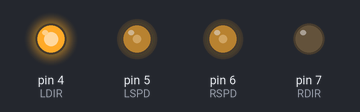
Recording of a sketch running on a simulated Arduino Uno, built with avr-gcc and run on an emulated ATmega328P. Parts: output pins drawn as LEDs (lit = HIGH).

Above: at 0.1 s.
Timing chart, 0 to 1.6 s (numbered marks = the images above):
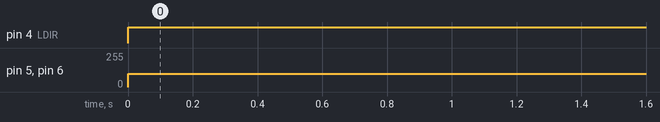

The sketch:

Mod2_A.ino
```cpp
#define LDIR 4
#define LSPD 5
#define RDIR 7
#define RSPD 6
void setup() {
  // put your setup code here, to run once:
  pinMode(LDIR, OUTPUT);
  pinMode(LSPD, OUTPUT);
  pinMode(RDIR, OUTPUT);
  pinMode(RSPD, OUTPUT);
}

void loop() {
  analogWrite(LSPD, 100);
  digitalWrite(LDIR, HIGH);
   analogWrite(RSPD, 100);
  digitalWrite(RDIR, LOW);
  // put your main code here, to run repeatedly:

}
```

Measured:
- by itself, pin 4 (LDIR): LOW → HIGH at 0.00 s
- by itself, pin 5 (LSPD), pin 6 (RSPD): 0/255 → 100/255 at 0.00 s
